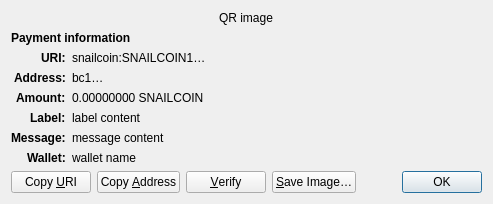
<?xml version="1.0" encoding="UTF-8"?>
<ui version="4.0">
 <class>ReceiveRequestDialog</class>
 <widget class="QDialog" name="ReceiveRequestDialog">
  <property name="geometry">
   <rect>
    <x>0</x>
    <y>0</y>
    <width>413</width>
    <height>229</height>
   </rect>
  </property>
  <property name="windowTitle">
   <string>Request payment to …</string>
  </property>
  <layout class="QGridLayout" name="gridLayout" columnstretch="0,1">
   <property name="sizeConstraint">
    <enum>QLayout::SetFixedSize</enum>
   </property>
   <item row="0" column="0" colspan="2" alignment="Qt::AlignHCenter">
    <widget class="QRImageWidget" name="qr_code">
     <property name="text">
      <string notr="true">QR image</string>
     </property>
     <property name="textInteractionFlags">
      <set>Qt::NoTextInteraction</set>
     </property>
    </widget>
   </item>
   <item row="1" column="0" colspan="2">
    <widget class="QLabel" name="payment_header">
     <property name="font">
      <font>
       <weight>75</weight>
       <bold>true</bold>
      </font>
     </property>
     <property name="text">
      <string>Payment information</string>
     </property>
     <property name="textInteractionFlags">
      <set>Qt::NoTextInteraction</set>
     </property>
    </widget>
   </item>
   <item row="2" column="0" alignment="Qt::AlignRight|Qt::AlignTop">
    <widget class="QLabel" name="uri_tag">
     <property name="font">
      <font>
       <weight>75</weight>
       <bold>true</bold>
      </font>
     </property>
     <property name="text">
      <string notr="true">URI:</string>
     </property>
     <property name="textFormat">
      <enum>Qt::PlainText</enum>
     </property>
     <property name="textInteractionFlags">
      <set>Qt::NoTextInteraction</set>
     </property>
    </widget>
   </item>
   <item row="2" column="1" alignment="Qt::AlignTop">
    <widget class="QLabel" name="uri_content">
     <property name="text">
      <string notr="true">snailcoin:SNAILCOIN1…</string>
     </property>
     <property name="textFormat">
      <enum>Qt::RichText</enum>
     </property>
     <property name="wordWrap">
      <bool>true</bool>
     </property>
     <property name="textInteractionFlags">
      <set>Qt::TextSelectableByMouse</set>
     </property>
    </widget>
   </item>
   <item row="3" column="0" alignment="Qt::AlignRight|Qt::AlignTop">
    <widget class="QLabel" name="address_tag">
     <property name="font">
      <font>
       <weight>75</weight>
       <bold>true</bold>
      </font>
     </property>
     <property name="text">
      <string>Address:</string>
     </property>
     <property name="textInteractionFlags">
      <set>Qt::NoTextInteraction</set>
     </property>
    </widget>
   </item>
   <item row="3" column="1" alignment="Qt::AlignTop">
    <widget class="QLabel" name="address_content">
     <property name="text">
      <string notr="true">bc1…</string>
     </property>
     <property name="textFormat">
      <enum>Qt::PlainText</enum>
     </property>
     <property name="textInteractionFlags">
      <set>Qt::TextSelectableByMouse</set>
     </property>
    </widget>
   </item>
   <item row="4" column="0" alignment="Qt::AlignRight|Qt::AlignTop">
    <widget class="QLabel" name="amount_tag">
     <property name="font">
      <font>
       <weight>75</weight>
       <bold>true</bold>
      </font>
     </property>
     <property name="text">
      <string>Amount:</string>
     </property>
     <property name="textInteractionFlags">
      <set>Qt::NoTextInteraction</set>
     </property>
    </widget>
   </item>
   <item row="4" column="1" alignment="Qt::AlignTop">
    <widget class="QLabel" name="amount_content">
     <property name="text">
      <string notr="true">0.00000000 SNAILCOIN</string>
     </property>
     <property name="textFormat">
      <enum>Qt::PlainText</enum>
     </property>
     <property name="textInteractionFlags">
      <set>Qt::TextSelectableByMouse</set>
     </property>
    </widget>
   </item>
   <item row="5" column="0" alignment="Qt::AlignRight|Qt::AlignTop">
    <widget class="QLabel" name="label_tag">
     <property name="font">
      <font>
       <weight>75</weight>
       <bold>true</bold>
      </font>
     </property>
     <property name="text">
      <string>Label:</string>
     </property>
     <property name="textInteractionFlags">
      <set>Qt::NoTextInteraction</set>
     </property>
    </widget>
   </item>
   <item row="5" column="1" alignment="Qt::AlignTop">
    <widget class="QLabel" name="label_content">
     <property name="text">
      <string notr="true">label content</string>
     </property>
     <property name="textFormat">
      <enum>Qt::PlainText</enum>
     </property>
     <property name="wordWrap">
      <bool>true</bool>
     </property>
     <property name="textInteractionFlags">
      <set>Qt::TextSelectableByMouse</set>
     </property>
    </widget>
   </item>
   <item row="6" column="0" alignment="Qt::AlignRight|Qt::AlignTop">
    <widget class="QLabel" name="message_tag">
     <property name="font">
      <font>
       <weight>75</weight>
       <bold>true</bold>
      </font>
     </property>
     <property name="text">
      <string>Message:</string>
     </property>
     <property name="textInteractionFlags">
      <set>Qt::NoTextInteraction</set>
     </property>
    </widget>
   </item>
   <item row="6" column="1" alignment="Qt::AlignTop">
    <widget class="QLabel" name="message_content">
     <property name="text">
      <string notr="true">message content</string>
     </property>
     <property name="textFormat">
      <enum>Qt::PlainText</enum>
     </property>
     <property name="wordWrap">
      <bool>true</bool>
     </property>
     <property name="textInteractionFlags">
      <set>Qt::TextSelectableByMouse</set>
     </property>
    </widget>
   </item>
   <item row="7" column="0" alignment="Qt::AlignRight|Qt::AlignTop">
    <widget class="QLabel" name="wallet_tag">
     <property name="font">
      <font>
       <weight>75</weight>
       <bold>true</bold>
      </font>
     </property>
     <property name="text">
      <string>Wallet:</string>
     </property>
     <property name="textInteractionFlags">
      <set>Qt::NoTextInteraction</set>
     </property>
    </widget>
   </item>
   <item row="7" column="1" alignment="Qt::AlignTop">
    <widget class="QLabel" name="wallet_content">
     <property name="text">
      <string notr="true">wallet name</string>
     </property>
     <property name="textFormat">
      <enum>Qt::PlainText</enum>
     </property>
     <property name="wordWrap">
      <bool>true</bool>
     </property>
     <property name="textInteractionFlags">
      <set>Qt::TextSelectableByMouse</set>
     </property>
    </widget>
   </item>
   <item row="8" column="0" colspan="2">
    <layout class="QHBoxLayout" name="horizontalLayout">
     <item>
      <widget class="QPushButton" name="btnCopyURI">
       <property name="text">
        <string>Copy &amp;URI</string>
       </property>
       <property name="autoDefault">
        <bool>false</bool>
       </property>
      </widget>
     </item>
     <item>
      <widget class="QPushButton" name="btnCopyAddress">
       <property name="text">
        <string>Copy &amp;Address</string>
       </property>
       <property name="autoDefault">
        <bool>false</bool>
       </property>
      </widget>
     </item>
     <item>
      <widget class="QPushButton" name="btnVerify">
       <property name="text">
        <string>&amp;Verify</string>
       </property>
       <property name="toolTip">
        <string>Verify this address on e.g. a hardware wallet screen</string>
       </property>
       <property name="autoDefault">
        <bool>false</bool>
       </property>
      </widget>
     </item>
     <item>
      <widget class="QPushButton" name="btnSaveAs">
       <property name="text">
        <string>&amp;Save Image…</string>
       </property>
       <property name="autoDefault">
        <bool>false</bool>
       </property>
      </widget>
     </item>
     <item>
      <spacer name="horizontalSpacer_2">
       <property name="orientation">
        <enum>Qt::Horizontal</enum>
       </property>
       <property name="sizeHint" stdset="0">
        <size>
         <width>40</width>
         <height>20</height>
        </size>
       </property>
      </spacer>
     </item>
     <item>
      <widget class="QDialogButtonBox" name="buttonBox">
       <property name="focusPolicy">
        <enum>Qt::StrongFocus</enum>
       </property>
       <property name="standardButtons">
        <set>QDialogButtonBox::Ok</set>
       </property>
      </widget>
     </item>
    </layout>
   </item>
  </layout>
 </widget>
 <customwidgets>
  <customwidget>
   <class>QRImageWidget</class>
   <extends>QLabel</extends>
   <header>qt/qrimagewidget.h</header>
  </customwidget>
 </customwidgets>
 <tabstops>
  <tabstop>buttonBox</tabstop>
  <tabstop>btnCopyURI</tabstop>
  <tabstop>btnCopyAddress</tabstop>
  <tabstop>btnSaveAs</tabstop>
 </tabstops>
 <resources/>
 <connections>
  <connection>
   <sender>buttonBox</sender>
   <signal>accepted()</signal>
   <receiver>ReceiveRequestDialog</receiver>
   <slot>accept()</slot>
   <hints>
    <hint type="sourcelabel">
     <x>135</x>
     <y>230</y>
    </hint>
    <hint type="destinationlabel">
     <x>135</x>
     <y>126</y>
    </hint>
   </hints>
  </connection>
 </connections>
</ui>
